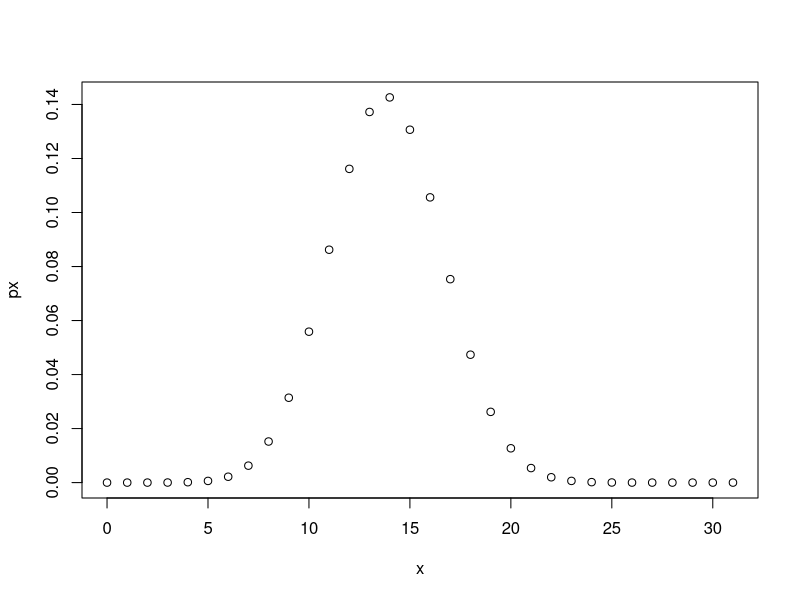
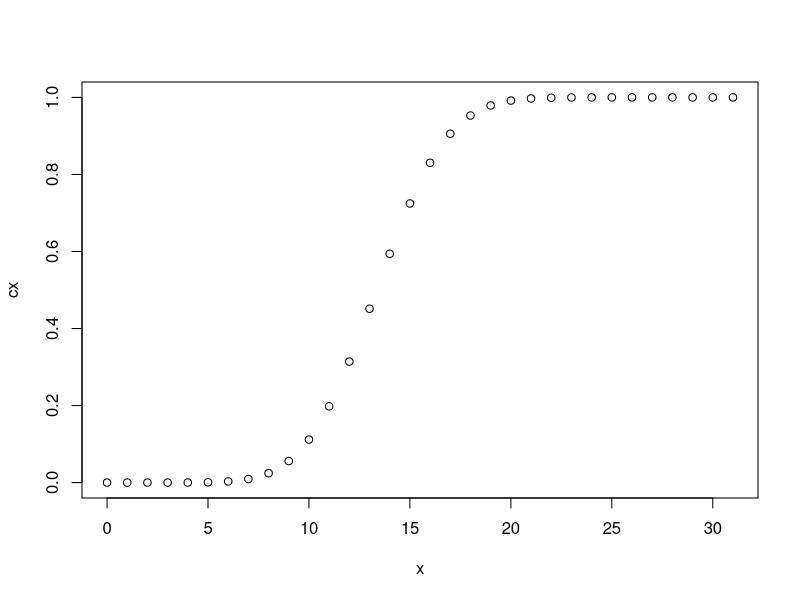

Generate these figures, in order, with R:
#1
a <- pbinom(9, size=12, prob=1/6) - pbinom(6, size=12, prob=1/6)
print(a)

b <- dbinom(7, size=12, prob = 1/6) + dbinom(8, size=12, prob = 1/6) + dbinom(9, size=12, prob = 1/6)
print(b)
#2
a <- pnorm(84, mean = 72, sd = 15.2, lower.tail = FALSE)
print(a)

b <- 1 - pnorm(84, mean = 72, sd = 15.2)
print(b)
#3
a <- dpois(0, lambda = 5)
print(a)

b <- ppois(50, lambda = 50) - ppois(47, lambda = 50)
print(b)

c <- ppois(0, lambda = 5)
print(c)
#4
a <- dhyper(3, m = 17, n = 233, k = 5)
print(a)
#5
x <- c(0:31)
px <- dbinom(x, size = 31, prob = 0.447)
plot(x, px)

x <- c(0:31)
cx <- pbinom(x, size = 31, prob = 0.447)
plot(x, cx)

meanx <- sum(x*px)
varx <- sum((x-meanx)^2 * px)
sdx <- sqrt(varx)

print(meanx)
print(varx)
print(sdx)